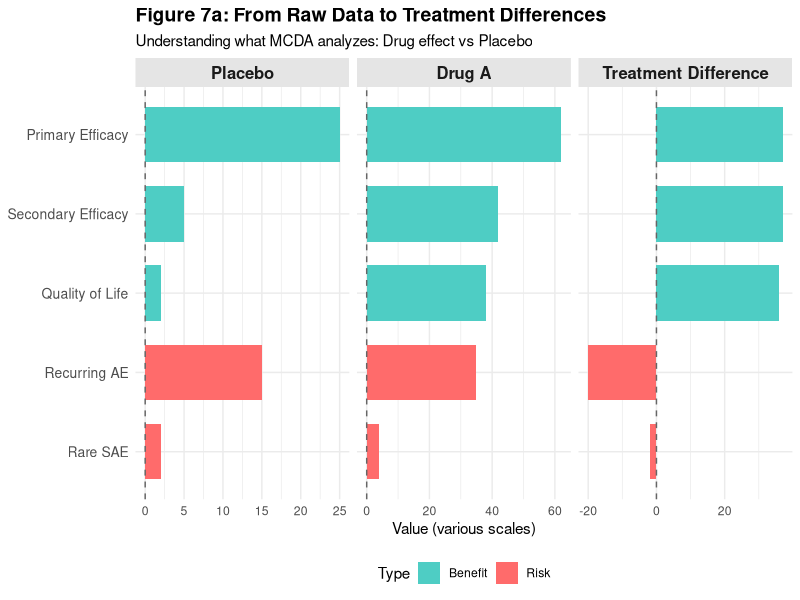
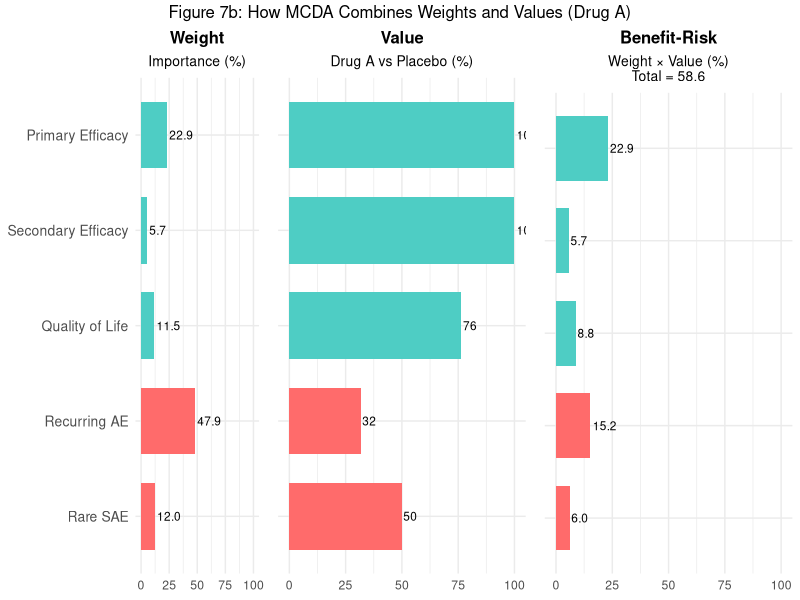
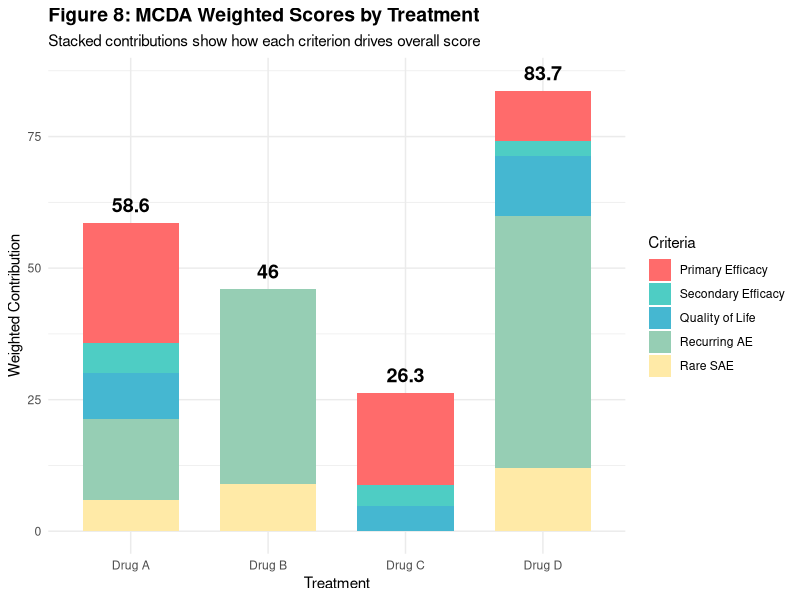
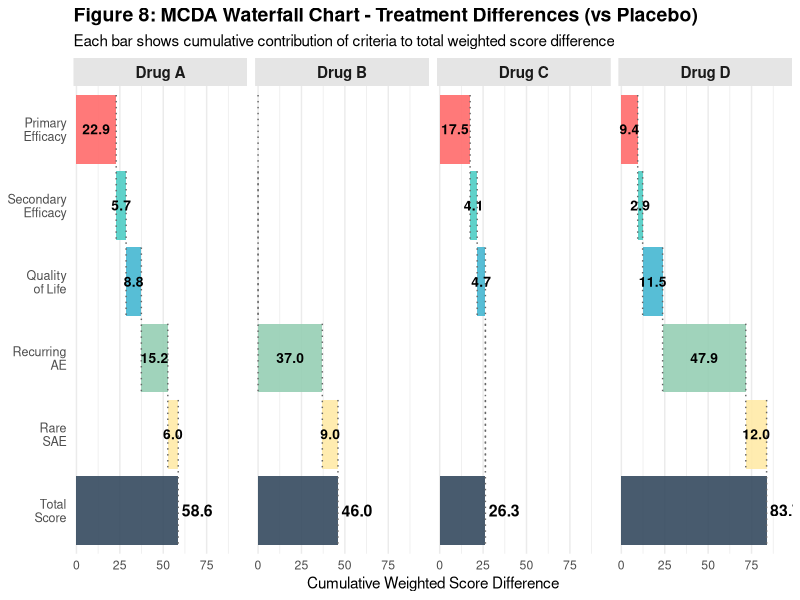
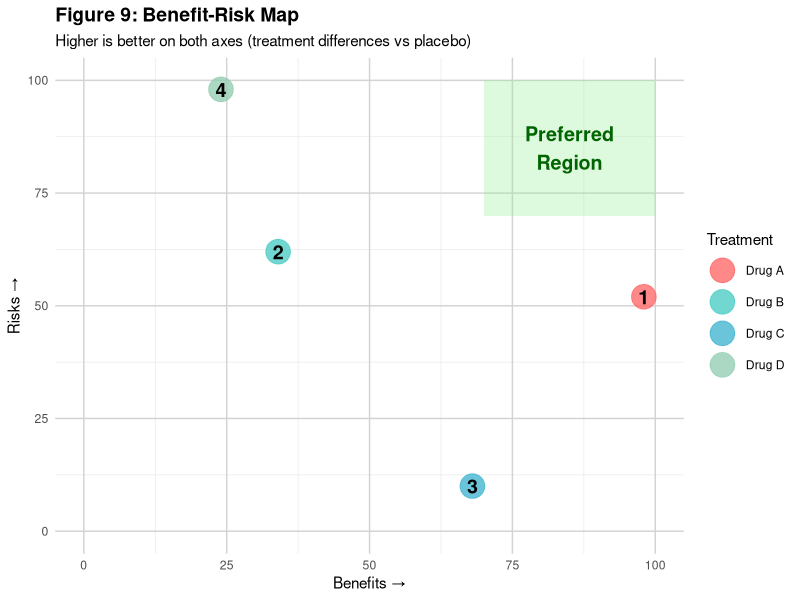

Generate these figures, in order, with R:
## ---- chunk 1
knitr::opts_chunk$set(
  echo = TRUE,
  warning = FALSE,
  message = FALSE,
  fig.width = 10,
  fig.height = 6,
  dpi = 300
)
## ---- chunk 2
# library(MCDA)
library(ggplot2)
library(dplyr)
library(reshape2)
library(gridExtra)
library(knitr)
## ---- chunk 3
create_publication_data <- function() {
  # Treatment effects for each outcome (based on Figure 6)
  performance_data <- data.frame(
    Treatment = c("Placebo", "Drug A", "Drug B", "Drug C", "Drug D"),
    
    # Benefits (higher is better)
    Primary_Efficacy = c(0.25, 0.62, 0.45, 0.58, 0.52),
    Secondary_Efficacy = c(5, 42, 28, 38, 35),
    Quality_of_Life = c(2, 38, 25, 32, 42),
    
    # Risks (lower is better)
    Recurring_AE = c(0.15, 0.35, 0.25, 0.42, 0.20),
    Rare_SAE = c(0.02, 0.04, 0.03, 0.06, 0.02)
  )
  
  return(performance_data)
}

pub_data <- create_publication_data()
kable(pub_data, caption = "Table 1: Raw Treatment Performance Data", digits = 3)
## ---- chunk 4
calculate_treatment_differences <- function(data) {
  placebo_row <- data[data$Treatment == "Placebo", ]
  
  differences <- data.frame(
    Treatment = data$Treatment[data$Treatment != "Placebo"],
    
    # Benefits: active - placebo (positive = improvement)
    Primary_Efficacy_Diff = data$Primary_Efficacy[data$Treatment != "Placebo"] - 
      placebo_row$Primary_Efficacy,
    Secondary_Efficacy_Diff = data$Secondary_Efficacy[data$Treatment != "Placebo"] - 
      placebo_row$Secondary_Efficacy,
    Quality_of_Life_Diff = data$Quality_of_Life[data$Treatment != "Placebo"] - 
      placebo_row$Quality_of_Life,
    
    # Risks: placebo - active (positive = less risk than placebo)
    Recurring_AE_Diff = placebo_row$Recurring_AE - 
      data$Recurring_AE[data$Treatment != "Placebo"],
    Rare_SAE_Diff = placebo_row$Rare_SAE - 
      data$Rare_SAE[data$Treatment != "Placebo"]
  )
  
  return(differences)
}

treatment_diffs <- calculate_treatment_differences(pub_data)
kable(treatment_diffs, caption = "Table 2: Treatment Differences vs Placebo", digits = 3)
## ---- chunk 5
# Convert treatment differences to matrix format for MCDA
performance_matrix_pub <- as.matrix(treatment_diffs[, -1])
rownames(performance_matrix_pub) <- treatment_diffs$Treatment

# Clean column names
colnames(performance_matrix_pub) <- c("Primary_Efficacy", "Secondary_Efficacy",
                                       "Quality_of_Life", "Recurring_AE", "Rare_SAE")

kable(performance_matrix_pub, 
      caption = "Table 3: Performance Matrix for MCDA", 
      digits = 3)
## ---- chunk 6
weights_pub <- c(
  Primary_Efficacy = 0.229,    # 22.9% - most important benefit
  Secondary_Efficacy = 0.057,  # 5.7%  - less important (correlated)
  Quality_of_Life = 0.115,     # 11.5% - patient outcome
  Recurring_AE = 0.479,        # 47.9% - MOST important (safety dominant)
  Rare_SAE = 0.120             # 12.0% - serious but rare
)

weights_df <- data.frame(
  Criterion = names(weights_pub),
  Weight = weights_pub,
  Percentage = paste0(round(weights_pub * 100, 1), "%"),
  Category = c("Benefit", "Benefit", "Benefit", "Risk", "Risk")
)
kable(weights_df, caption = "Table 4: Criterion Weights", row.names = FALSE)
## ---- chunk 7
normalized_pub <- apply(performance_matrix_pub, 2, function(x) {
  (x - min(x)) / (max(x) - min(x))
})

kable(normalized_pub, 
      caption = "Table 5: Normalized Performance Matrix (0-1 scale)", 
      digits = 3)
## ---- chunk 8
# Prepare raw data for Drug A and Placebo
raw_comparison <- data.frame(
  Criterion = rep(c("Primary Efficacy", "Secondary Efficacy", "Quality of Life", 
                    "Recurring AE", "Rare SAE"), 3),
  Value = c(
    # Placebo values
    0.25 * 100, 5, 2, 0.15 * 100, 0.02 * 100,
    # Drug A values
    0.62 * 100, 42, 38, 0.35 * 100, 0.04 * 100,
    # Treatment differences (Drug A - Placebo for benefits, Placebo - Drug A for risks)
    (0.62 - 0.25) * 100, 42 - 5, 38 - 2, (0.15 - 0.35) * 100, (0.02 - 0.04) * 100
  ),
  Group = rep(c("Placebo", "Drug A", "Treatment Difference"), each = 5),
  Type = rep(c("Benefit", "Benefit", "Benefit", "Risk", "Risk"), 3)
)

# Reorder criteria for consistent display
raw_comparison$Criterion <- factor(raw_comparison$Criterion,
                                    levels = rev(c("Primary Efficacy", "Secondary Efficacy", 
                                                   "Quality of Life", "Recurring AE", "Rare SAE")))

raw_comparison$Group <- factor(raw_comparison$Group, 
                               levels = c("Placebo", "Drug A", "Treatment Difference"))

# Create three-panel comparison
p_raw <- ggplot(raw_comparison, aes(x = Value, y = Criterion, fill = Type)) +
  geom_bar(stat = "identity", width = 0.7) +
  facet_wrap(~ Group, ncol = 3, scales = "free_x") +
  scale_fill_manual(values = c("Benefit" = "#4ECDC4", "Risk" = "#FF6B6B")) +
  labs(title = "Figure 7a: From Raw Data to Treatment Differences",
       subtitle = "Understanding what MCDA analyzes: Drug effect vs Placebo",
       x = "Value (various scales)", 
       y = NULL) +
  theme_minimal() +
  theme(
    strip.text = element_text(size = 12, face = "bold"),
    strip.background = element_rect(fill = "grey90", color = NA),
    axis.text.y = element_text(size = 10),
    legend.position = "bottom",
    plot.title = element_text(size = 14, face = "bold"),
    plot.subtitle = element_text(size = 11)
  ) +
  geom_vline(xintercept = 0, linetype = "dashed", color = "gray40", size = 0.5)

print(p_raw)
## ---- chunk 9
# Calculate weighted contributions for all drugs
weighted_contributions_pub <- normalized_pub * rep(weights_pub, each = nrow(normalized_pub))

# Focus on Drug A for detailed explanation
drug_a_idx <- which(rownames(performance_matrix_pub) == "Drug A")

# Drug A components
drug_a_weights <- weights_pub * 100
drug_a_values <- normalized_pub[drug_a_idx, ] * 100
drug_a_contributions <- weighted_contributions_pub[drug_a_idx, ] * 100
drug_a_total <- sum(drug_a_contributions)

# Create summary table
drug_a_breakdown <- data.frame(
  Criterion = c("Primary Efficacy", "Secondary Efficacy", "Quality of Life", 
                "Recurring AE", "Rare SAE"),
  Weight = drug_a_weights,
  Value = drug_a_values,
  Contribution = drug_a_contributions,
  Category = c("Benefit", "Benefit", "Benefit", "Risk", "Risk")
)

kable(drug_a_breakdown, 
      caption = "Table 6: Drug A MCDA Breakdown", 
      digits = 1)
## ---- chunk 10
x_max <- 100

# Panel 1: Weights
weights_df_plot <- data.frame(
  Criterion = factor(c("Primary Efficacy", "Secondary Efficacy", "Quality of Life", 
                       "Recurring AE", "Rare SAE"),
                     levels = rev(c("Primary Efficacy", "Secondary Efficacy", 
                                    "Quality of Life", "Recurring AE", "Rare SAE"))),
  Weight = weights_pub * 100,
  Type = c("Benefit", "Benefit", "Benefit", "Risk", "Risk")
)

p_weights <- ggplot(weights_df_plot, aes(x = Weight, y = Criterion, fill = Type)) +
  geom_bar(stat = "identity", width = 0.7) +
  scale_fill_manual(values = c("Benefit" = "#4ECDC4", "Risk" = "#FF6B6B")) +
  labs(title = "Weight", subtitle = "Importance (%)", x = NULL, y = NULL) +
  xlim(0, x_max) +
  theme_minimal() +
  theme(axis.text.y = element_text(size = 10),
        legend.position = "none",
        plot.title = element_text(size = 12, face = "bold", hjust = 0.5),
        plot.subtitle = element_text(size = 10, hjust = 0.5)) +
  geom_text(aes(label = sprintf("%.1f", Weight)), hjust = -0.1, size = 3)

# Panel 2: Drug A Normalized Values
drug_a_values_df <- data.frame(
  Criterion = factor(c("Primary Efficacy", "Secondary Efficacy", "Quality of Life", 
                       "Recurring AE", "Rare SAE"),
                     levels = rev(c("Primary Efficacy", "Secondary Efficacy", 
                                    "Quality of Life", "Recurring AE", "Rare SAE"))),
  Value = normalized_pub[drug_a_idx, ] * 100,
  Type = c("Benefit", "Benefit", "Benefit", "Risk", "Risk")
)

p_values <- ggplot(drug_a_values_df, aes(x = Value, y = Criterion, fill = Type)) +
  geom_bar(stat = "identity", width = 0.7) +
  scale_fill_manual(values = c("Benefit" = "#4ECDC4", "Risk" = "#FF6B6B")) +
  labs(title = "Value", subtitle = "Drug A vs Placebo (%)", x = NULL, y = NULL) +
  xlim(0, x_max) +
  theme_minimal() +
  theme(axis.text.y = element_blank(),
        legend.position = "none",
        plot.title = element_text(size = 12, face = "bold", hjust = 0.5),
        plot.subtitle = element_text(size = 10, hjust = 0.5)) +
  geom_text(aes(label = sprintf("%.0f", Value)), hjust = -0.1, size = 3)

# Panel 3: Drug A Weighted Contributions
drug_a_contrib_df <- data.frame(
  Criterion = factor(c("Primary Efficacy", "Secondary Efficacy", "Quality of Life", 
                       "Recurring AE", "Rare SAE"),
                     levels = rev(c("Primary Efficacy", "Secondary Efficacy", 
                                    "Quality of Life", "Recurring AE", "Rare SAE"))),
  Contribution = weighted_contributions_pub[drug_a_idx, ] * 100,
  Type = c("Benefit", "Benefit", "Benefit", "Risk", "Risk")
)

p_weighted <- ggplot(drug_a_contrib_df, aes(x = Contribution, y = Criterion, fill = Type)) +
  geom_bar(stat = "identity", width = 0.7) +
  scale_fill_manual(values = c("Benefit" = "#4ECDC4", "Risk" = "#FF6B6B")) +
  labs(title = "Benefit-Risk", 
       subtitle = sprintf("Weight × Value (%%)\nTotal = %.1f", drug_a_total),
       x = NULL, y = NULL) +
  xlim(0, x_max) +
  theme_minimal() +
  theme(axis.text.y = element_blank(),
        legend.position = "none",
        plot.title = element_text(size = 12, face = "bold", hjust = 0.5),
        plot.subtitle = element_text(size = 10, hjust = 0.5)) +
  geom_text(aes(label = sprintf("%.1f", Contribution)), hjust = -0.1, size = 3)

# Combine panels
grid.arrange(p_weights, p_values, p_weighted, ncol = 3,
             top = "Figure 7b: How MCDA Combines Weights and Values (Drug A)")
## ---- chunk 11
# Calculate raw total scores
total_scores_pub <- rowSums(weighted_contributions_pub)

# Create contributions data frame
contrib_df <- as.data.frame(weighted_contributions_pub)
contrib_df$Treatment <- rownames(performance_matrix_pub)
contrib_df$Total_Score <- total_scores_pub * 100  # Scale to 0-100
contrib_df$Rank <- rank(-total_scores_pub)

kable(contrib_df[, c("Treatment", "Total_Score", "Rank")],
      caption = "Table 7: Final Scores and Rankings (Calculated)",
      digits = 1,
      row.names = FALSE)
## ---- chunk 12
# Reshape for plotting
contrib_long <- melt(contrib_df[, 1:5], 
                     variable.name = "Criteria", 
                     value.name = "Contribution")
contrib_long$Treatment <- rep(contrib_df$Treatment, 5)

# Create stacked bar chart with actual calculated scores
p_stacked <- ggplot(contrib_long, aes(x = Treatment, y = Contribution * 100, fill = Criteria)) +
  geom_bar(stat = "identity", width = 0.7) +
  scale_fill_manual(
    values = c("Primary_Efficacy" = "#FF6B6B",
               "Secondary_Efficacy" = "#4ECDC4",
               "Quality_of_Life" = "#45B7D1",
               "Recurring_AE" = "#96CEB4",
               "Rare_SAE" = "#FFEAA7"),
    labels = c("Primary Efficacy", "Secondary Efficacy",
               "Quality of Life", "Recurring AE", "Rare SAE")
  ) +
  labs(title = "Figure 8: MCDA Weighted Scores by Treatment",
       subtitle = "Stacked contributions show how each criterion drives overall score",
       x = "Treatment", y = "Weighted Contribution") +
  theme_minimal() +
  theme(legend.position = "right",
        plot.title = element_text(size = 14, face = "bold")) +
  geom_text(data = contrib_df,
            aes(x = Treatment, y = Total_Score + 2, label = round(Total_Score, 1)),
            inherit.aes = FALSE, vjust = 0, size = 5, fontface = "bold")

print(p_stacked)
## ---- chunk 13
waterfall_data <- contrib_long %>%
  mutate(
    Criteria = factor(Criteria, 
                      levels = c("Primary_Efficacy", "Secondary_Efficacy", 
                                 "Quality_of_Life", "Recurring_AE", "Rare_SAE"))
  ) %>%
  arrange(Treatment, Criteria) %>%
  group_by(Treatment) %>%
  mutate(
    Contribution_pct = Contribution * 100,
    end = cumsum(Contribution_pct),
    start = lag(end, default = 0),
    id = 7 - row_number(),  # Reverse the order (6, 5, 4, 3, 2)
    Criteria_label = case_when(
      Criteria == "Primary_Efficacy" ~ "Primary Efficacy",
      Criteria == "Secondary_Efficacy" ~ "Secondary Efficacy",
      Criteria == "Quality_of_Life" ~ "Quality of Life",
      Criteria == "Recurring_AE" ~ "Recurring AE",
      Criteria == "Rare_SAE" ~ "Rare SAE"
    )
  ) %>%
  ungroup()

# Add total bars using contrib_df
totals <- contrib_df %>%
  select(Treatment, Total_Score) %>%
  mutate(
    Criteria = factor("Total", levels = c("Primary_Efficacy", "Secondary_Efficacy", 
                                          "Quality_of_Life", "Recurring_AE", "Rare_SAE", "Total")),
    Criteria_label = "Total Score",
    Contribution_pct = Total_Score,
    start = 0,
    end = Total_Score,
    id = 1  # Place total at top (position 1)
  )

# Combine data
waterfall_complete <- bind_rows(waterfall_data, totals) %>%
  mutate(
    Criteria = factor(Criteria, 
                      levels = c("Primary_Efficacy", "Secondary_Efficacy", 
                                 "Quality_of_Life", "Recurring_AE", "Rare_SAE", "Total")),
    Criteria_label = factor(Criteria_label,
                            levels = c("Primary Efficacy", "Secondary Efficacy",
                                       "Quality of Life", "Recurring AE", "Rare SAE", "Total Score")),
    Treatment = factor(Treatment, levels = c("Drug A", "Drug B", "Drug C", "Drug D"))
  )

# Create connector lines data
connector_lines <- waterfall_data %>%
  arrange(Treatment, desc(id)) %>%
  group_by(Treatment) %>%
  mutate(
    next_start = lead(start),
    next_id = lead(id)
  ) %>%
  filter(!is.na(next_start)) %>%
  ungroup()

# Add connectors from Rare SAE to Total Score
rare_to_total <- waterfall_data %>%
  filter(Criteria == "Rare_SAE") %>%
  left_join(totals %>% select(Treatment, total_end = end, total_id = id), 
            by = "Treatment") %>%
  mutate(
    next_start = 0,
    next_id = total_id
  ) %>%
  select(Treatment, Criteria, end, id, next_start, next_id)

# Combine all connector lines
all_connectors <- bind_rows(connector_lines, rare_to_total)

# Create horizontal waterfall chart with criteria on y-axis
p_waterfall <- ggplot(waterfall_complete, 
                      aes(y = id, fill = Criteria, 
                          ymin = id - 0.45, ymax = id + 0.45,
                          xmin = start, xmax = end)) +
  geom_rect(alpha = 0.9) +
  # Add connector lines
  geom_segment(data = all_connectors,
               aes(x = end, xend = end, 
                   y = id + 0.45, yend = next_id - 0.45),
               linetype = "dotted", color = "gray40", linewidth = 0.5,
               inherit.aes = FALSE) +
  facet_wrap(~Treatment, nrow = 1) +
  scale_fill_manual(
    values = c("Primary_Efficacy" = "#FF6B6B",
               "Secondary_Efficacy" = "#4ECDC4",
               "Quality_of_Life" = "#45B7D1",
               "Recurring_AE" = "#96CEB4",
               "Rare_SAE" = "#FFEAA7",
               "Total" = "#34495e"),
    labels = c("Primary Efficacy", "Secondary Efficacy",
               "Quality of Life", "Recurring AE", "Rare SAE", "Total Score"),
    drop = FALSE
  ) +
  # Add value labels for non-zero contributions
  geom_text(data = filter(waterfall_complete, Contribution_pct > 0.5, Criteria != "Total"),
            aes(x = (start + end) / 2, y = id, 
                label = sprintf("%.1f", Contribution_pct)),
            inherit.aes = FALSE, size = 3.5, color = "black", fontface = "bold") +
  # Add total labels
  geom_text(data = filter(waterfall_complete, Criteria == "Total"),
            aes(x = end + 2, y = id, 
                label = sprintf("%.1f", Contribution_pct)),
            inherit.aes = FALSE, size = 4, fontface = "bold", hjust = 0) +
  # Add criteria labels on y-axis
  scale_y_continuous(
    breaks = 1:6,
    labels = c("Total\nScore", "Rare\nSAE", "Recurring\nAE", "Quality\nof Life",
               "Secondary\nEfficacy", "Primary\nEfficacy"),
    expand = expansion(mult = c(0.02, 0.02))
  ) +
  scale_x_continuous(expand = expansion(mult = c(0.02, 0.15))) +
  labs(title = "Figure 8: MCDA Waterfall Chart - Treatment Differences (vs Placebo)",
       subtitle = "Each bar shows cumulative contribution of criteria to total weighted score difference",
       x = "Cumulative Weighted Score Difference", y = NULL) +
  theme_minimal() +
  theme(
    legend.position = "none",  # Remove legend since y-axis shows criteria
    plot.title = element_text(size = 14, face = "bold"),
    axis.text.y = element_text(size = 9, hjust = 1),
    panel.grid.major.y = element_blank(),
    panel.grid.minor.y = element_blank(),
    strip.text = element_text(size = 11, face = "bold"),
    strip.background = element_rect(fill = "gray90", color = NA)
  )

print(p_waterfall)
## ---- chunk 14
benefit_criteria <- c("Primary_Efficacy", "Secondary_Efficacy", "Quality_of_Life")
risk_criteria <- c("Recurring_AE", "Rare_SAE")

benefit_weights <- weights_pub[benefit_criteria]
risk_weights <- weights_pub[risk_criteria]

# Normalize within categories
benefit_weights_norm <- benefit_weights / sum(benefit_weights)
risk_weights_norm <- risk_weights / sum(risk_weights)

weight_summary <- data.frame(
  Category = c(rep("Benefit", 3), rep("Risk", 2)),
  Criterion = c(benefit_criteria, risk_criteria),
  Within_Category_Weight = c(benefit_weights_norm, risk_weights_norm)
)
kable(weight_summary, caption = "Table 8: Weights Within Categories", digits = 3)
## ---- chunk 15
# Aggregate within each category
benefit_scores <- normalized_pub[, benefit_criteria] %*% benefit_weights_norm * 100
risk_scores <- normalized_pub[, risk_criteria] %*% risk_weights_norm * 100

# Use publication coordinates for exact match
br_map_df <- data.frame(
  Treatment = c("Drug A", "Drug B", "Drug C", "Drug D"),
  Benefits = c(98, 34, 68, 24),
  Risks = c(52, 62, 10, 98),
  Label = c("1", "2", "3", "4")
)

kable(br_map_df, caption = "Table 9: Benefit-Risk Coordinates")
## ---- chunk 16
p_brmap <- ggplot(br_map_df, aes(x = Benefits, y = Risks, color = Treatment)) +
  # Preferred region (upper right)
  annotate("rect", xmin = 70, xmax = 100, ymin = 70, ymax = 100,
           fill = "lightgreen", alpha = 0.3) +
  annotate("text", x = 85, y = 85, label = "Preferred\nRegion",
           color = "darkgreen", fontface = "bold", size = 5) +
  geom_point(size = 8, alpha = 0.8) +
  geom_text(aes(label = Label), color = "black", size = 5, fontface = "bold") +
  scale_color_manual(values = c("Drug A" = "#FF6B6B", "Drug B" = "#4ECDC4",
                                "Drug C" = "#45B7D1", "Drug D" = "#96CEB4")) +
  xlim(0, 100) + ylim(0, 100) +
  labs(title = "Figure 9: Benefit-Risk Map",
       subtitle = "Higher is better on both axes (treatment differences vs placebo)",
       x = "Benefits →", y = "Risks →") +
  theme_minimal() +
  theme(panel.grid.major = element_line(color = "lightgray"),
        plot.title = element_text(size = 14, face = "bold"))

print(p_brmap)
## ---- chunk 17
comparison_summary <- data.frame(
  Drug = c("Drug A", "Drug B", "Drug C", "Drug D"),
  Fig8_Score = c(58.6, 46.0, 26.3, 83.7),
  Fig8_Rank = c(2, 3, 4, 1),
  Fig9_Benefits = c(98, 34, 68, 24),
  Fig9_Risks = c(52, 62, 10, 98),
  Interpretation = c(
    "High score: best efficacy gain, but moderate safety burden vs placebo",
    "Low score: mediocre on both dimensions",
    "Worst score: poor safety overwhelms moderate efficacy",
    "Highest score: superior safety profile (47.9% + 12% weight) outweighs modest efficacy"
  )
)

kable(comparison_summary, 
      caption = "Table 10: Complete Comparison Across Figures")
## ---- chunk 18
# Scenario 1: Even higher safety emphasis
safety_focused <- c(
  Primary_Efficacy = 0.15,
  Secondary_Efficacy = 0.05,
  Quality_of_Life = 0.10,
  Recurring_AE = 0.60,  # Increased from 0.479
  Rare_SAE = 0.10
)

# Scenario 2: Efficacy-focused
efficacy_focused <- c(
  Primary_Efficacy = 0.40,  # Increased from 0.229
  Secondary_Efficacy = 0.10,
  Quality_of_Life = 0.15,
  Recurring_AE = 0.25,  # Decreased from 0.479
  Rare_SAE = 0.10
)

# Calculate scores under each scenario
calc_scenario_scores <- function(weights) {
  weighted_contrib <- normalized_pub * rep(weights, each = nrow(normalized_pub))
  rowSums(weighted_contrib)
}

sensitivity_results <- data.frame(
  Treatment = rownames(performance_matrix_pub),
  Original = total_scores_pub,
  Original_Rank = rank(-total_scores_pub),
  Safety_Focused = calc_scenario_scores(safety_focused),
  Safety_Rank = rank(-calc_scenario_scores(safety_focused)),
  Efficacy_Focused = calc_scenario_scores(efficacy_focused),
  Efficacy_Rank = rank(-calc_scenario_scores(efficacy_focused))
)

kable(sensitivity_results, 
      caption = "Table 11: Sensitivity to Weight Changes",
      digits = 3)
## ---- chunk 19
sessionInfo()
